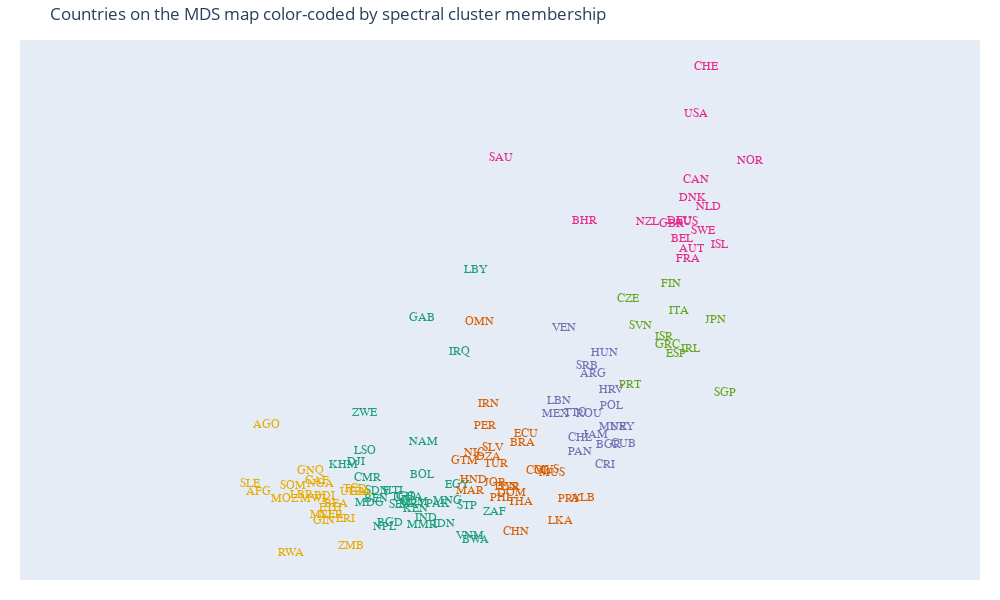

Notebook cell for this chart:
### Code cell
#colors from colorbrewer 
#https://colorbrewer2.org/#type=qualitative&scheme=Dark2&n=6
cluster_colors = ['#1b9e77','#d95f02','#7570b3','#e7298a','#66a61e','#e6ab02']

fig = go.Figure() 

for cluster_id, cluster in HDmap.groupby("scluster6"): 


    fig.add_trace(go.Scatter(x=cluster.MDS_x,
                             y=cluster.MDS_y,
                             mode='text',
                            textfont=dict(
                                family="sans serif",
                                size=12,
                                color=cluster_colors[int(cluster_id)]
                                ), 

                             text=cluster.iso_alpha))

fig.update_yaxes(
    scaleanchor = "x",
    scaleratio = 1,
  )

fig.update_xaxes(visible=False)  
fig.update_yaxes(visible=False)
fig.update_layout(showlegend=False, 
                 margin=dict(l=20, r=20, t=40, b=20),
                 )

#plotly setting figure size 
# https://plotly.com/python/setting-graph-size/
fig.update_layout(height=600, width=1000, title_text="Countries on the MDS map color-coded by spectral cluster membership")

fig.show()

### Figure 1 — Plotly figure (JSON) as saved in the notebook; plotly's stock layout.template omitted (floating-point values rounded to 4 significant figures)
{"data": [{"mode": "text", "text": ["BGD", "BEN", "BOL", "BWA", "KHM", "CMR", "COM", "DJI", "EGY", "GAB", "GHA", "HTI", "IND", "IDN", "IRQ", "KEN", "LSO", "LBY", "MDG", "MRT", "MNG", "MMR", "NAM", "NPL", "PAK", "STP", "SEN", "ZAF", "SDN", "TGO", "VNM", "ZWE"], "textfont": {"color": "#1b9e77", "family": "sans serif", "size": 12}, "type": "scatter", "x": [-3.198, -3.598, -2.27, -0.7063, -4.557, -3.837, -2.491, -4.176, -1.236, -2.244, -2.621, -3.097, -2.129, -1.621, -1.158, -2.437, -3.914, -0.7082, -3.8, -2.547, -1.507, -2.244, -2.199, -3.336, -1.795, -0.9563, -2.883, -0.1451, -3.559, -2.796, -0.8476, -3.921], "y": [-2.86, -2.164, -1.454, -3.351, -1.18, -1.552, -2.241, -1.083, -1.764, 3.124, -2.111, -1.923, -2.726, -2.889, 2.113, -2.444, -0.7617, 4.506, -2.261, -2.292, -2.223, -2.92, -0.5102, -2.978, -2.309, -2.351, -2.339, -2.532, -1.936, -2.101, -3.239, 0.3624]}, {"mode": "text", "text": ["ALB", "DZA", "BRA", "CHN", "COL", "DOM", "ECU", "SLV", "GTM", "HND", "IRN", "JOR", "MYS", "MUS", "MAR", "NIC", "OMN", "PRY", "PER", "PHL", "LKA", "SYR", "THA", "TUN", "TUR"], "textfont": {"color": "#d95f02", "family": "sans serif", "size": 12}, "type": "scatter", "x": [2.425, -0.3293, 0.668, 0.495, 1.119, 0.3575, 0.7762, -0.2012, -1.03, -0.7457, -0.3203, -0.1168, 1.385, 1.539, -0.8492, -0.7271, -0.5751, 2.026, -0.4079, 0.05274, 1.77, 0.2874, 0.6252, 0.188, -0.1092], "y": [-2.117, -0.9357, -0.5379, -3.119, -1.347, -1.996, -0.2613, -0.6617, -1.041, -1.604, 0.5974, -1.703, -1.303, -1.414, -1.939, -0.817, 3.015, -2.146, -0.022, -2.123, -2.805, -1.818, -2.239, -1.797, -1.145]}, {"mode": "text", "text": ["ARG", "BGR", "CHL", "CRI", "HRV", "CUB", "HUN", "JAM", "LBN", "MEX", "MNE", "PAN", "POL", "ROU", "SRB", "TTO", "URY", "VEN"], "textfont": {"color": "#7570b3", "family": "sans serif", "size": 12}, "type": "scatter", "x": [2.723, 3.166, 2.339, 3.071, 3.258, 3.62, 3.071, 2.793, 1.732, 1.645, 3.284, 2.344, 3.278, 2.602, 2.551, 2.225, 3.563, 1.886], "y": [1.498, -0.5811, -0.3819, -1.161, 1.008, -0.5438, 2.105, -0.2867, 0.6849, 0.3327, -0.05764, -0.7801, 0.5644, 0.3162, 1.714, 0.3612, -0.0484, 2.821]}, {"mode": "text", "text": ["AUS", "AUT", "BHR", "BEL", "CAN", "DNK", "FRA", "DEU", "ISL", "NLD", "NZL", "NOR", "SAU", "SWE", "CHE", "GBR", "USA"], "textfont": {"color": "#e7298a", "family": "sans serif", "size": 12}, "type": "scatter", "x": [5.426, 5.608, 2.482, 5.336, 5.739, 5.62, 5.492, 5.254, 6.422, 6.092, 4.329, 7.306, 0.05032, 5.938, 6.026, 5.016, 5.734], "y": [5.917, 5.124, 5.95, 5.429, 7.139, 6.607, 4.84, 5.934, 5.259, 6.356, 5.906, 7.698, 7.791, 5.666, 10.43, 5.855, 9.063]}, {"mode": "text", "text": ["CZE", "FIN", "GRC", "IRL", "ISR", "ITA", "JPN", "PRT", "SGP", "SVN", "ESP"], "textfont": {"color": "#66a61e", "family": "sans serif", "size": 12}, "type": "scatter", "x": [3.757, 5.015, 4.895, 5.576, 4.804, 5.222, 6.293, 3.804, 6.582, 4.121, 5.153], "y": [3.66, 4.107, 2.323, 2.22, 2.569, 3.309, 3.046, 1.162, 0.9396, 2.886, 2.071]}, {"mode": "text", "text": ["AFG", "AGO", "BFA", "BDI", "CAF", "TCD", "GNQ", "ERI", "ETH", "GIN", "LBR", "MWI", "MLI", "MOZ", "NER", "NGA", "RWA", "SLE", "SOM", "TZA", "UGA", "ZMB"], "textfont": {"color": "#e6ab02", "family": "sans serif", "size": 12}, "type": "scatter", "x": [-7.009, -6.79, -4.762, -5.109, -5.316, -4.201, -5.505, -4.479, -4.933, -5.122, -5.777, -5.421, -5.212, -6.266, -4.913, -5.226, -6.063, -7.272, -6.018, -4.082, -4.241, -4.313], "y": [-1.955, 0.007022, -2.31, -2.073, -1.639, -1.876, -1.337, -2.735, -2.429, -2.8, -2.03, -2.164, -2.612, -2.155, -2.628, -1.723, -3.732, -1.725, -1.771, -1.962, -1.96, -3.524]}], "layout": {"height": 600, "margin": {"b": 20, "l": 20, "r": 20, "t": 40}, "showlegend": false, "title": {"text": "Countries on the MDS map color-coded by spectral cluster membership"}, "width": 1000, "xaxis": {"visible": false}, "yaxis": {"scaleanchor": "x", "scaleratio": 1, "visible": false}}}
